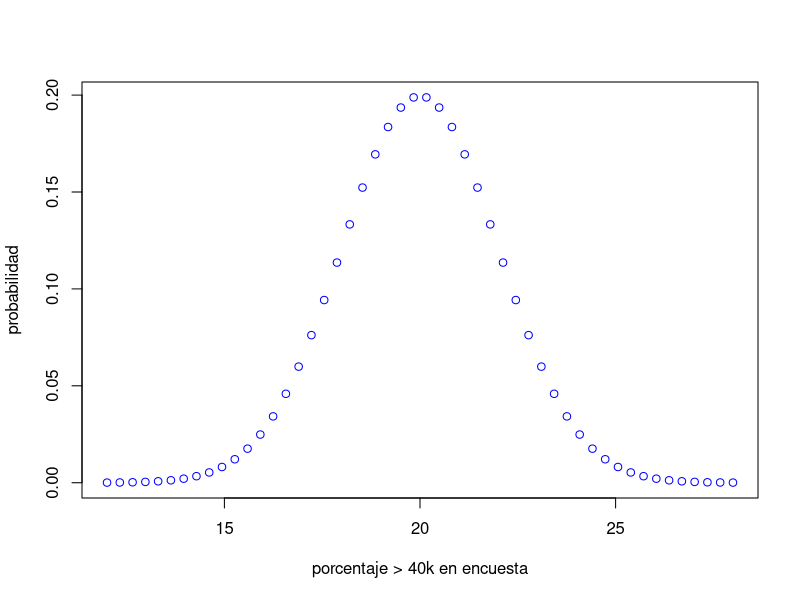

Source code (R):
# Distribución normal

#Una empresa de telecomunicaciones necesita hacer un estudio de mercado de sus subscriptores.
#La empresa tiene 100,000 suscriptores y planea tomar una muestra aleatoria simple de 400 subscriptores.
#De acuerdo a datos de un censo hecho el año pasado, el 20% de los subscriptores gana más de $40,000 al año.

#Tamaño encuesta
n <- 400
#Error estandar
se <- (sqrt(0.2*0.8)/sqrt(n)) * 100

# Para saber como se distribuye el porcentaje en la encuesta
# se puede usar la distribución normal
# https://www.rdocumentation.org/packages/stats/versions/3.6.2/topics/Normal
m <- 20
x <- seq(m - 4*se,m + 4*se, len=50)

# Probability density function (PDF)
y <- dnorm(x, mean = m, sd = se)
plot(x,y,col="blue", xlab="porcentaje > 40k en encuesta", ylab="probabilidad")

# Usando la función de distribución pnorm se puede responder la pregunta:
# ¿Cuál es la probabilidad que el porcentaje de personas que ganen más de $40,000 al año
# en la muestra este entre 18% y 22%?

p <- (pnorm(22, mean = m, sd = se) - pnorm(18, mean = m, sd = se))
print(paste("Probabilidad 18 <-> 22:",p))

# Usando la función qnorm, se puede responder la pregunta:
# ¿En qué rango estarán el 99% de los promedios?
piso <- qnorm(0.005, mean = m, sd = se)
techo <- qnorm(0.005, mean = m, sd = se, lower.tail = FALSE)
print(paste("Intervalo 99%:",piso,"<->",techo))
